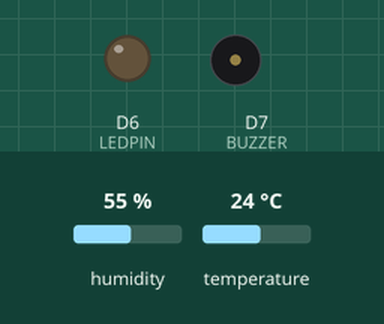
This sketch was run on a simulated ESP8266 (NodeMCU). On the bench: output pins drawn as LEDs (lit = HIGH), buzzer (waves = sounding, pin HIGH). The inputs (shaded band) are chosen by the test bench; at power-on: temperature 24 °C, humidity 55 %. WiFi joins after 1.5 s; servers stay silent unless stated; uploads are accepted with an empty reply; what the sketch prints to the serial monitor is not drawn.

Above: at 6.1 s.
6.2 s: temperature set to 18.6 °C
16.6 s: temperature set to 17.1 °C
At 26.3 s:
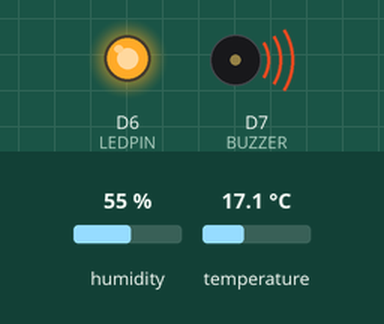
26.6 s: temperature set to 28 °C
At 36.3 s:
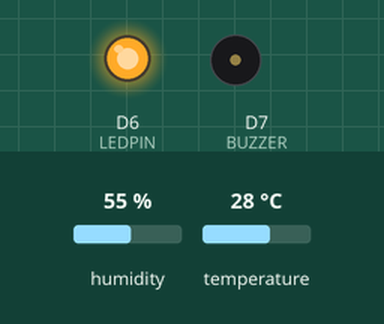
36.6 s: temperature set to 25.4 °C
46.3 s: temperature set to 24.4 °C
At 56.3 s:
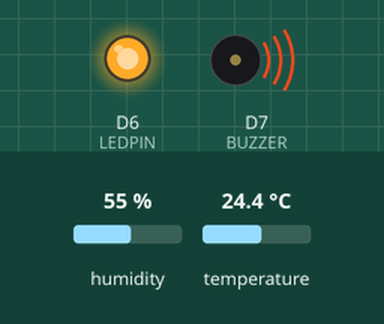
56.6 s: temperature set to 23.7 °C
At 65.5 s:
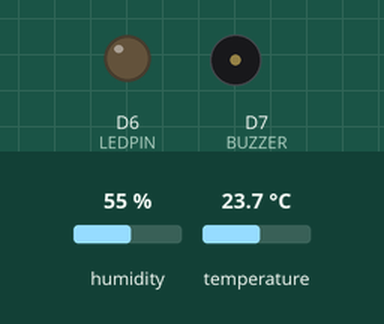
Timing chart, 0 to 67.0 s (numbered marks = the images above; inputs shaded):
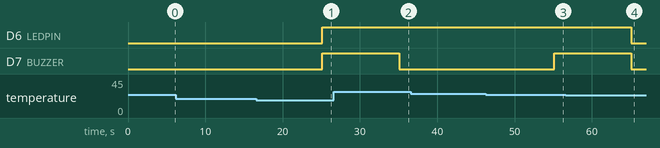

Measured:
- the behaviour switches between 18 and 17.9 °C on temperature (found by bisection; images 0 and 1)
- the behaviour switches between 25 and 24.9 °C on temperature (found by bisection; images 2 and 3)
- the behaviour switches between 24.1 and 24 °C on temperature (found by bisection; images 3 and 4)
- after the input at 6.2 s, every drawn part: stays the same
- after the input at 16.6 s, D6 (LEDPIN), D7 (BUZZER): LOW → HIGH after 8.5 s
- after the input at 26.6 s, D7 (BUZZER): HIGH → LOW after 8.5 s
- after the input at 36.6 s, every drawn part: stays the same
- after the input at 46.3 s, D7 (BUZZER): LOW → HIGH after 8.8 s
- after the input at 56.6 s, D6 (LEDPIN), D7 (BUZZER): HIGH → LOW after 8.5 s

The sketch:

iot.ino
```cpp
#define BLYNK_TEMPLATE_ID "TMPL6Sl440T2l"
#define BLYNK_TEMPLATE_NAME "IOT BASED TEMPERATURE MONITORING SYSTEM"
#define BLYNK_AUTH_TOKEN "Z5AzY6vAwCLEA4OYvjxLZMkpVsVzC3jL"

#define BLYNK_PRINT Serial

#include <ESP8266WiFi.h>
#include <BlynkSimpleEsp8266.h>
#include <DHT.h>
#include <ESP_Mail_Client.h>
#include <ESP8266HTTPClient.h>
#include <WiFiClientSecureBearSSL.h>

char auth[] = BLYNK_AUTH_TOKEN;
char ssid[] = "EnVy";
char pass[] = "b!gd@ddyN0+4175";

#define DHTPIN D5
#define DHTTYPE DHT22
DHT dht(DHTPIN, DHTTYPE);

#define BUZZER D7
#define LEDPIN D6

BlynkTimer timer;

#define SMTP_HOST "smtp.gmail.com"
#define SMTP_PORT 465

#define AUTHOR_EMAIL "iotbasedtemperaturesystem@gmail.com"
#define AUTHOR_PASSWORD "osswmataabtehyvs"
#define RECIPIENT_EMAIL "siotbased@gmail.com"

SMTPSession smtp;

String lastStatus = "";
bool pendingEmail = false;
String pendingEmailSubject = "";
String pendingEmailMessage = "";
bool firstReading = true;
unsigned long bootTime = 0;
bool bootEmailSent = false;
bool sendingData = false;  // Guard against overlapping HTTP requests
bool sendingEmail = false; // Guard against email blocking sensor reads

// ── LOCAL TESTING: set to true to send data to your local XAMPP server ──
// Set to false before uploading for production (sends to iot.sulusc.online)
#define LOCAL_TEST false
#define LOCAL_SERVER "192.168.1.171"
#define LOCAL_PORT 8080

void sendToDatabase(float temperature, float humidity)
{
  if (WiFi.status() != WL_CONNECTED)
    return;

#if LOCAL_TEST
  WiFiClient client;
#else
  BearSSL::WiFiClientSecure client;
  client.setInsecure();
#endif

  for (int attempt = 0; attempt < 2; attempt++)
  {
    HTTPClient http;

#if LOCAL_TEST
    String url = "http://" LOCAL_SERVER ":" + String(LOCAL_PORT) + "/iot-temp-monitoring/log.php?temp=" + String(temperature) + "&hum=" + String(humidity);
    http.begin(client, url);
    http.setTimeout(3000);
#else
    String url = "https://iot-temp-monitoring-iq6o.onrender.com/log.php?temp=" + String(temperature) + "&hum=" + String(humidity);
    http.begin(client, url);
    http.setTimeout(10000);
#endif

    int httpCode = http.GET();
    http.end();

    if (httpCode == 200)
    {
      Serial.println("Database: OK");
      return;
    }
    else
    {
      Serial.println("DB Error (attempt " + String(attempt + 1) + "): " + String(httpCode));
    }

    if (attempt == 0)
    {
      delay(1000);
      yield();
    }
  }
}

// Quick sensor read + DB push to keep device online during email
void sendHeartbeat()
{
  float h = dht.readHumidity();
  float t = dht.readTemperature();
  if (isnan(h) || isnan(t))
    return;
  sendToDatabase(t, h);
  if (Blynk.connected())
  {
    Blynk.virtualWrite(V0, t);
    Blynk.virtualWrite(V1, h);
  }
}

void sendEmail(String subject, String message)
{
  sendingEmail = true;
  Serial.println("Sending email...");

  SMTP_Message msg;

  msg.sender.name = "ESP8266 Temp Monitor";
  msg.sender.email = AUTHOR_EMAIL;
  msg.subject = subject;
  msg.addRecipient("Receiver", RECIPIENT_EMAIL);

  msg.text.content = message;
  msg.text.charSet = "us-ascii";
  msg.text.transfer_encoding = Content_Transfer_Encoding::enc_7bit;

  ESP_Mail_Session session;
  session.server.host_name = SMTP_HOST;
  session.server.port = SMTP_PORT;
  session.login.email = AUTHOR_EMAIL;
  session.login.password = AUTHOR_PASSWORD;

  yield();

  if (!smtp.connect(&session))
  {
    Serial.println("SMTP connect failed");
    sendingEmail = false;
    return;
  }

  yield();

  if (!MailClient.sendMail(&smtp, &msg))
  {
    Serial.println("Email send failed");
  }
  else
  {
    Serial.println("Email sent OK");
  }

  smtp.closeSession();
  yield();
  sendingEmail = false;
}

void sendDHTData()
{
  // Prevent overlapping calls if previous HTTP request or email is still running
  if (sendingData || sendingEmail)
    return;

  float humidity = dht.readHumidity();
  float temperature = dht.readTemperature();

  if (isnan(humidity) || isnan(temperature))
    return;

  if (Blynk.connected())
  {
    Blynk.virtualWrite(V0, temperature);
    Blynk.virtualWrite(V1, humidity);
  }

  sendingData = true;
  sendToDatabase(temperature, humidity);
  sendingData = false;

  String status = "";
  String solution = "";

  if (temperature >= 15 && temperature <= 17)
  {
    status = "LOW TEMPERATURE";
    solution = "Environment too cold. Consider heating.";
    digitalWrite(LEDPIN, HIGH);
    digitalWrite(BUZZER, LOW);
  }
  else if (temperature >= 18 && temperature <= 24)
  {
    status = "STABLE";
    solution = "Temperature is normal.";
    digitalWrite(LEDPIN, LOW);
    digitalWrite(BUZZER, LOW);
  }
  else if (temperature >= 25 && temperature <= 30)
  {
    status = "WARNING";
    solution = "Temperature rising. Monitor closely.";
    digitalWrite(LEDPIN, HIGH);
    digitalWrite(BUZZER, LOW);
  }
  else if (temperature > 30)
  {
    status = "CRITICAL";
    solution = "Temperature too high! Immediate action required.";
    digitalWrite(LEDPIN, HIGH);
    digitalWrite(BUZZER, HIGH);
  }
  else
  {
    status = "EXTREME LOW";
    solution = "Temperature extremely low!";
    digitalWrite(LEDPIN, HIGH);
    digitalWrite(BUZZER, HIGH);
  }

  // Send initial boot email after 60-second warm-up
  if (!bootEmailSent && millis() - bootTime > 60000)
  {
    bootEmailSent = true;
    firstReading = false;
    lastStatus = status;
    pendingEmail = true;
    pendingEmailSubject = "DEVICE ONLINE - STATUS: " + status;
    pendingEmailMessage = "Device has booted up.\n\nCurrent Status: " + status +
                          "\n\nCurrent Temperature: " + String(temperature) + " °C" +
                          "\nHumidity: " + String(humidity) + " %";
  }
  else if (bootEmailSent && status != lastStatus)
  {
    pendingEmail = true;
    pendingEmailSubject = "TEMPERATURE STATUS: " + status;
    pendingEmailMessage = "Temperature Level: " + status +
                          "\n\nCurrent Temperature: " + String(temperature) + " °C" +
                          "\nHumidity: " + String(humidity) + " %";
    lastStatus = status;
  }

  Blynk.virtualWrite(V2, status);
  Blynk.virtualWrite(V3, solution);

  Serial.print("Temperature: ");
  Serial.println(temperature);
  Serial.print("Humidity: ");
  Serial.println(humidity);
  Serial.print("Status: ");
  Serial.println(status);
  Serial.println("-----------------");
}

void connectWiFi()
{
  if (WiFi.status() == WL_CONNECTED)
    return;

  Serial.print("Connecting to WiFi");
  WiFi.disconnect();
  delay(100);
  WiFi.begin(ssid, pass);

  unsigned long wifiStart = millis();
  while (WiFi.status() != WL_CONNECTED && millis() - wifiStart < 20000)
  {
    delay(500);
    Serial.print(".");
  }
  Serial.println();

  if (WiFi.status() == WL_CONNECTED)
  {
    Serial.println("WiFi connected: " + WiFi.localIP().toString());
  }
  else
  {
    Serial.println("WiFi failed - will retry later");
  }
}

void setup()
{
  Serial.begin(9600);
  delay(3000); // Allow power to stabilize on external supply

  pinMode(BUZZER, OUTPUT);
  pinMode(LEDPIN, OUTPUT);
  digitalWrite(BUZZER, LOW);
  digitalWrite(LEDPIN, LOW);
  dht.begin();

  WiFi.mode(WIFI_STA);
  WiFi.setAutoReconnect(true);
  WiFi.persistent(true);
  connectWiFi();

  Blynk.config(auth);
  if (WiFi.status() == WL_CONNECTED)
  {
    Blynk.connect(5000);
  }

  bootTime = millis();
  timer.setInterval(10000L, sendDHTData); // 10 seconds — allows time for HTTPS + retry on Render
}

unsigned long lastWiFiRetry = 0;

void loop()
{
  // Reconnect WiFi if disconnected (retry every 30 seconds)
  if (WiFi.status() != WL_CONNECTED)
  {
    if (millis() - lastWiFiRetry > 30000)
    {
      lastWiFiRetry = millis();
      connectWiFi();
    }
  }

  if (WiFi.status() == WL_CONNECTED)
  {
    if (!Blynk.connected())
    {
      Blynk.connect(3000);
    }
    Blynk.run();
  }

  yield(); // Feed the watchdog timer to prevent crashes
  timer.run();

  // Log free heap every 30s for crash debugging
  static unsigned long lastHeapLog = 0;
  if (millis() - lastHeapLog > 30000)
  {
    lastHeapLog = millis();
    Serial.println("Free heap: " + String(ESP.getFreeHeap()));
  }

  if (pendingEmail && !sendingData && !sendingEmail)
  {
    pendingEmail = false;
    String subj = pendingEmailSubject;
    String body = pendingEmailMessage;
    sendEmail(subj, body);
  }
}
```
